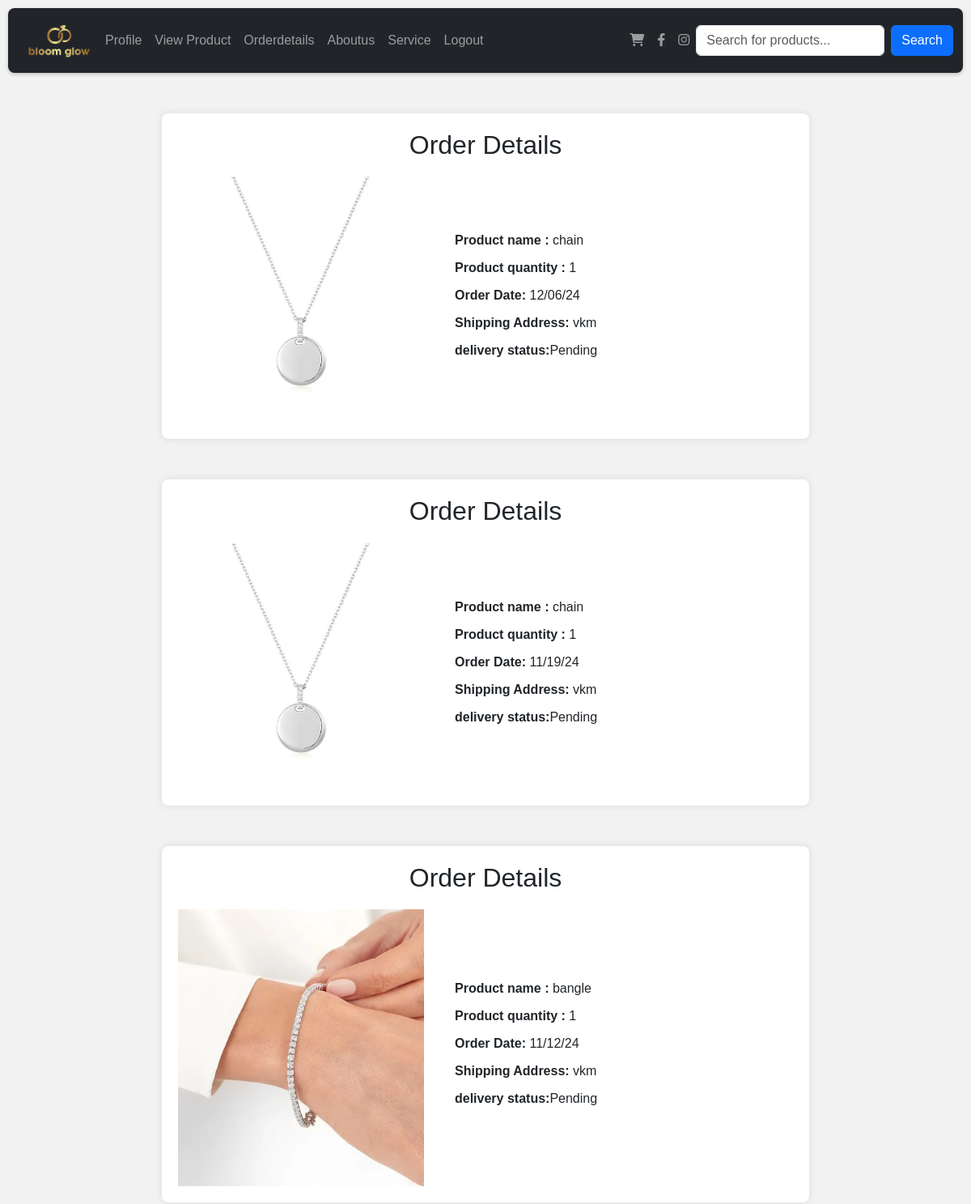
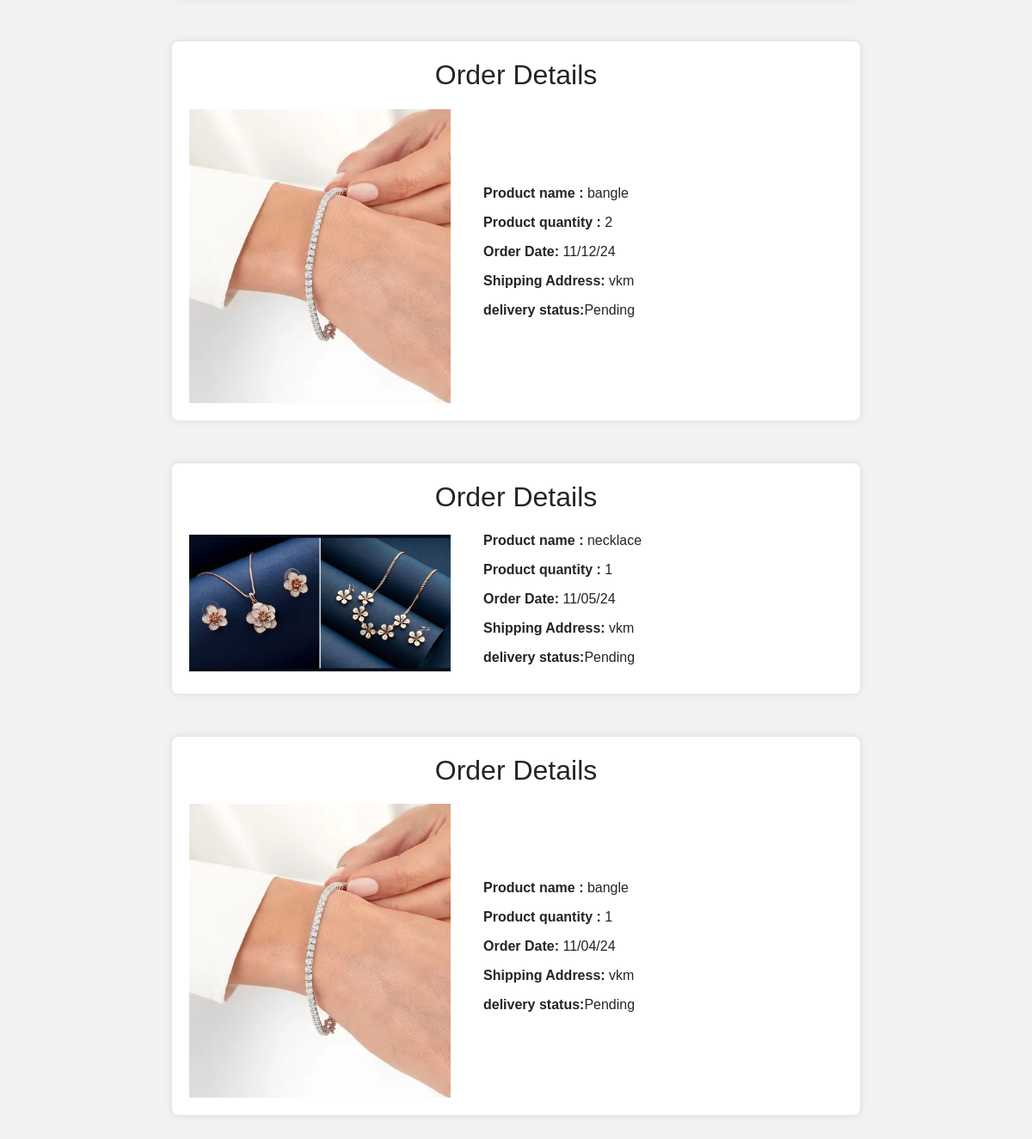
The app's page /orderdetails (signed in) with its own data (2 pictures, top to bottom).
### app/models.py (models this page shows, shortened)
class Buy(models.Model):
    product = models.ForeignKey(Product,on_delete=models.CASCADE)
    user = models.ForeignKey(Register,on_delete=models.CASCADE)
    date_of_buying = models.TextField()
    quantity = models.IntegerField()
    price = models.IntegerField()
    DELIVERY_STATUS_CHOICES = [
        ("Pending", "Pending"),
        ("Shipped", "Shipped"),
        ("In Transit", "In Transit"),
        ("Delivered", "Delivered"),
    ]
    delivery_status = models.CharField(
        max_length=20, choices=DELIVERY_STATUS_CHOICES, default="Pending"
    )

class Product(models.Model):
    shop = models.ForeignKey(Shopreg,on_delete=models.CASCADE)
    name = models.TextField()
    discription = models.TextField()
    price = models.IntegerField()
    quantity = models.IntegerField()
    offerprice = models.IntegerField()
    image = models.FileField()

class Register(models.Model):
    Email = models.EmailField(unique=True)
    name = models.TextField()
    phonenumber = models.IntegerField()
    password = models.TextField()
    location= models.TextField()

### app/views.py (the view)
# urls.py: path('orderdetails',views.orderdetails),
def orderdetails(req):
    data=Buy.objects.filter(user=get_usr(req))[::-1]
    return render(req,'user/orderdetails.html',{'data':data})

### app/views.py (called while the page is built)
def get_usr(req):
    data=Register.objects.get(Email=req.session['user'])
    return data

### template/user/orderdetails.html (shortened to what this page needs)
<!DOCTYPE html>
<html lang="en">
<head>
    <link href="https://cdn.jsdelivr.net/npm/bootstrap@5.3.3/dist/css/bootstrap.min.css" rel="stylesheet">
  <link href="https://cdnjs.cloudflare.com/ajax/libs/font-awesome/6.0.0-beta3/css/all.min.css" rel="stylesheet">
</head>
<body>
  <nav id="nav" class="navbar navbar-expand-sm navbar-dark bg-dark">
    <div class="container-fluid">
      <a href="../userhome" class="logo"  >
        <img src="../static/logo.png" alt="logo" width="100px">
      </a>
      <div class="collapse navbar-collapse" id="mynavbar">
        <ul class="navbar-nav me-auto">
          <li class="nav-item">
            <a class="nav-link" href="../profile">Profile</a>
          </li>
          <li class="nav-item">
            <a class="nav-link" href="../userviewproduct">View Product</a>
          </li>
          <li class="nav-item">
            <a class="nav-link" href="../orderdetails">Orderdetails</a>
          </li>
        <li class="nav-item">
          <a class="nav-link" href="../aboutus">Aboutus</a>
        </li>
      <li class="nav-item">
        <a class="nav-link" href="../service">Service</a>
      </li>
          <li class="nav-item">
            <a class="nav-link" href="../logout">Logout</a>
          </li>
        </ul>
         <ul class="navbar-nav d-flex">
          <li class="nav-item">
            <a class="nav-link" href="../user_view_cart" target="_blank">
              <i class="fas fa-shopping-cart"></i>
            </a>
          </li>
          <li class="nav-item">
            <a class="nav-link" href="https://facebook.com" target="_blank">
              <i class="fab fa-facebook-f"></i>
            </a>
          </li>
          <li class="nav-item">
            <a class="nav-link" href="https://instagram.com" target="_blank">
              <i class="fab fa-instagram"></i>
            </a>
          </li>
        </ul>
    <form class="d-flex" method="post" action="{% url 'product_search' %}">
      <input type="text" class="form-control me-2" name="query" placeholder="Search for products...">
      <button type="submit" class="btn btn-primary">Search</button>
    </form>
      </div>
    </div>
  </nav>
   {% for i in data %}
   <div class="order-container">
       <h2>Order Details</h2>
       <div class="order-row">
           <div class="order-left">
               <img src="{{i.product.image.url}}" alt="Product Image" style="width:100%;">
           </div>
           <div class="order-right">
               <p><strong>Product name :</strong> {{i.product.name}}</p>
               <p><strong>Product quantity :</strong> {{i.quantity}}</p>
               <p><strong>Order Date:</strong> {{i.date_of_buying}}</p>
               <p><strong>Shipping Address:</strong> {{i.user.location}}</p>
               <p><strong>delivery status:</strong>{{ i.delivery_status }} </p>
           </div>
       </div>
   </div>
   {% endfor %}
</body>
</html>

### template/user/orderdetails.html (style rules this page uses)
body { font-family: Arial, sans-serif; margin: 0; padding: 0; background-color: #f2f2f2; }
.navbar .nav-link { transition: color 0.3s; / }
#nav { box-shadow: 0 2px 5px rgba(0, 0, 0, 0.2); height: 80px; margin:10px; border-radius: 8px; }
.order-container { max-width: 800px; margin: 50px auto; background-color: #fff; padding: 20px; border-radius: 8px; box-shadow: 0 0 10px rgba(0, 0, 0, 0.1); }
.order-container h2 { text-align: center; margin-bottom: 20px; }
.order-row { display: flex; align-items: center; justify-content: space-between; }
.order-left { width: 40%; }
.order-right { width: 55%; }
.order-right p { margin-bottom: 10px; }

### records on screen
Buy: product.image (picture), product.name "chain", quantity "1", date_of_buying "12/06/24", user.location "vkm", delivery_status "Pending"
Buy: product.image (picture), product.name "chain", quantity "1", date_of_buying "11/19/24", user.location "vkm", delivery_status "Pending"
Buy: product.image (picture), product.name "bangle", quantity "1", date_of_buying "11/12/24", user.location "vkm", delivery_status "Pending"
Buy: product.image (picture), product.name "bangle", quantity "2", date_of_buying "11/12/24", user.location "vkm", delivery_status "Pending"
Buy: product.image (picture), product.name "necklace", quantity "1", date_of_buying "11/05/24", user.location "vkm", delivery_status "Pending"
Buy: product.image (picture), product.name "bangle", quantity "1", date_of_buying "11/04/24", user.location "vkm", delivery_status "Pending"
